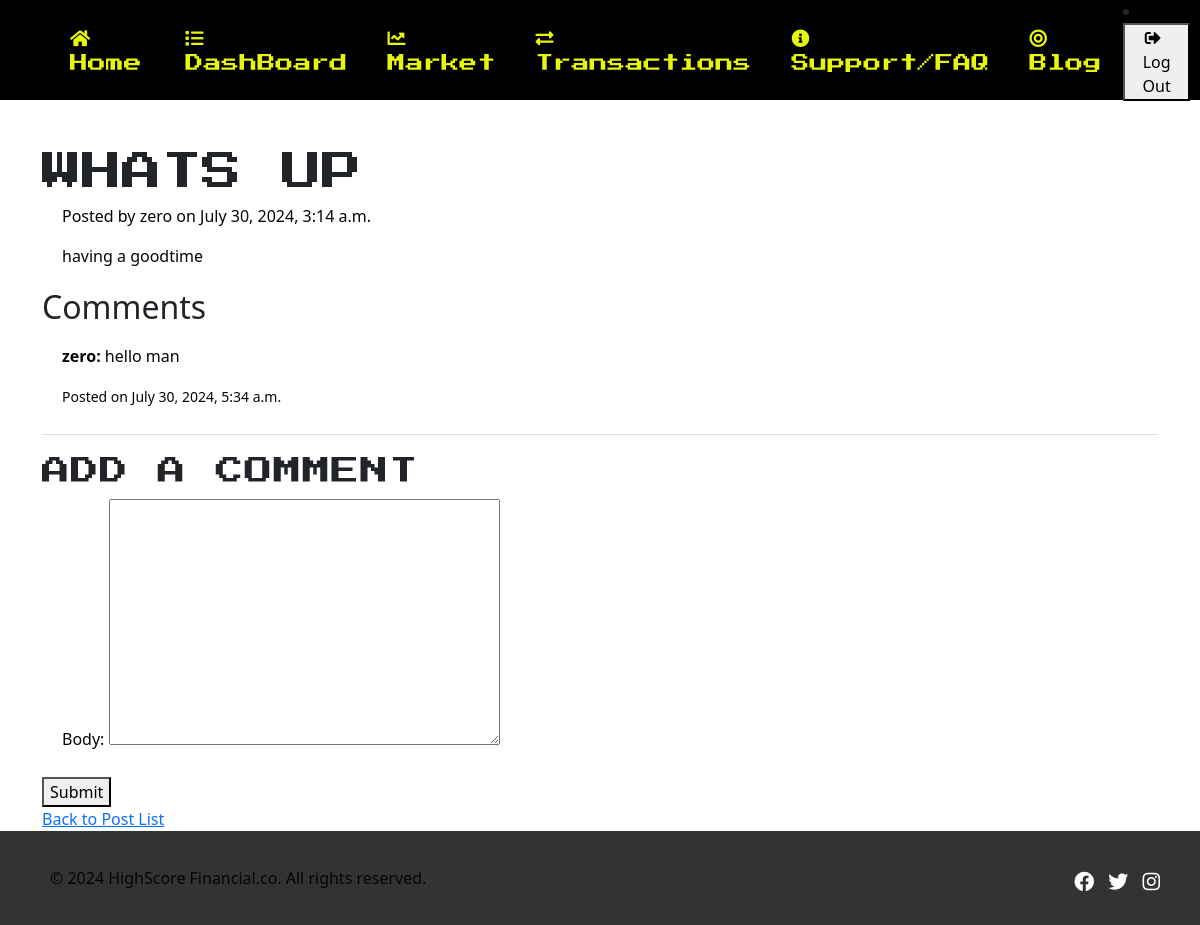
Page /blog/post/2/ (signed in) on the committed database.
### blog/models.py (models this page shows, shortened)
class Post(models.Model):
    title = models.CharField(max_length=100)
    body = models.TextField()
    author = models.ForeignKey(User, on_delete=models.CASCADE)
    created_at = models.DateTimeField(auto_now_add=True)
    updated_at = models.DateTimeField(auto_now=True)
    likes = models.ManyToManyField(User, related_name='like_post', blank=True)
    class Meta:
        ordering = ['-created_at']

class Comment(models.Model):
    post = models.ForeignKey(Post, related_name='comments', on_delete=models.CASCADE)
    author = models.ForeignKey(User, on_delete=models.CASCADE)
    body = models.TextField()
    created_at = models.DateTimeField(default=timezone.now)

### blog/views.py (the view)
# urls.py: path('post/<int:pk>/', views.post_detail, name='post_detail'),
@login_required
def post_detail(request, pk):
    post = get_object_or_404(Post, pk=pk)
    comments = post.comments.all()
    if request.method == 'POST':
        form = CommentForm(request.POST)
        if form.is_valid():
            comment = form.save(commit=False)
            comment.post = post
            comment.author = request.user
            comment.save()
            return redirect('post_detail', pk=post.pk)
    else:
        form = CommentForm()
    return render(request, 'blog/post_detail.html', {
        'post': post,
        'comments': comments,
        'form': form
    })

### blog/forms.py
class CommentForm(forms.ModelForm):
    class Meta:
        model = Comment
        fields = ['body']

### templates/blog/post_detail.html (shortened to what this page needs)
{% extends 'base.html' %}
{% load static %}
{% block content %}
<body>
<h1>{{ post.title }}</h1>
<div>
    <p>Posted by {{ post.author.username }} on {{ post.created_at|date:"F j, Y, g:i a" }}</p>
    <div>
        <p>{{ post.body }}</p>
    </div>
</div>
<div class="comments">
    <h2>Comments</h2>
    {% if comments %}
        <ul>
            {% for comment in comments %}
                <li>
                    <p><strong>{{ comment.author.username }}:</strong> {{ comment.body }}</p>
                    <p><small>Posted on {{ comment.created_at|date:"F j, Y, g:i a" }}</small></p>
                </li>
            {% endfor %}
        </ul>
    {% else %}
        <p>No comments yet.</p>
    {% endif %}
</div>
{% if user.is_authenticated %}
    <div class="comment-form">
        <h3>Add a Comment</h3>
        <form method="post" action="{% url 'post_detail' post.pk %}">
            {{ form.as_p }}
            <button type="submit">Submit</button>
        </form>
    </div>
{% else %}
    <p>You must be logged in to comment.</p>
{% endif %}
<a href="{% url 'post_list' %}">Back to Post List</a>
</body>
{% endblock content %}

### static/css/base.css (style rules this page uses)
:root { --primary-color: ; --prmary-color-100: ; --prmary-color-300: ; --secondary-color: rgb(253, 253, 29) ; --secondary-color-600: ; --secondary-color-900: ; --neutral-color:rgb(4, 6, 1) ; --background-color: rgb(78, 76, 76); --surface-color: black; --pressStart: "Press Start 2P", system-ui; --sans-font: "", sans-serif; }
*, *::before, *::after { box-sizing: border-box; }
a { text-decoration: none; }
html, body { height: 100%; margin: 0; }
body { display: flex; flex-direction: column; }
h1, h3 { font-family: var(--pressStart); text-transform: uppercase; }
h1 { font-size: 2rem; }
h3 { color: var(--primary-color); letter-spacing: 0.06rem; font-size: 1rem; }
p { color: var(--neutral-color); font: 1.1rem; font-size: 16px; line-height: 1.5; font-weight: 400; margin: 10px 0; padding: 0 20px; text-decoration: none; }

### static/css/blog.css (style rules this page uses)
.comments { margin-top: 20px; }
.comments ul { list-style-type: none; padding: 0; }
.comments li { border-bottom: 1px solid #ddd; padding: 10px 0; }
.comment-form { margin-top: 20px; }
.comment-form h3 { margin-bottom: 10px; }
.comment-form form { display: flex; flex-direction: column; }
.comment-form form button { align-self: flex-start; margin-top: 10px; }

### rows in the picture
Post: title "WHATS UP", author.username "zero", created_at "July 30, 2024, 3:14 a.m.", body "having a goodtime"
Comment: author.username "zero", body "hello man", created_at "July 30, 2024, 5:34 a.m."
